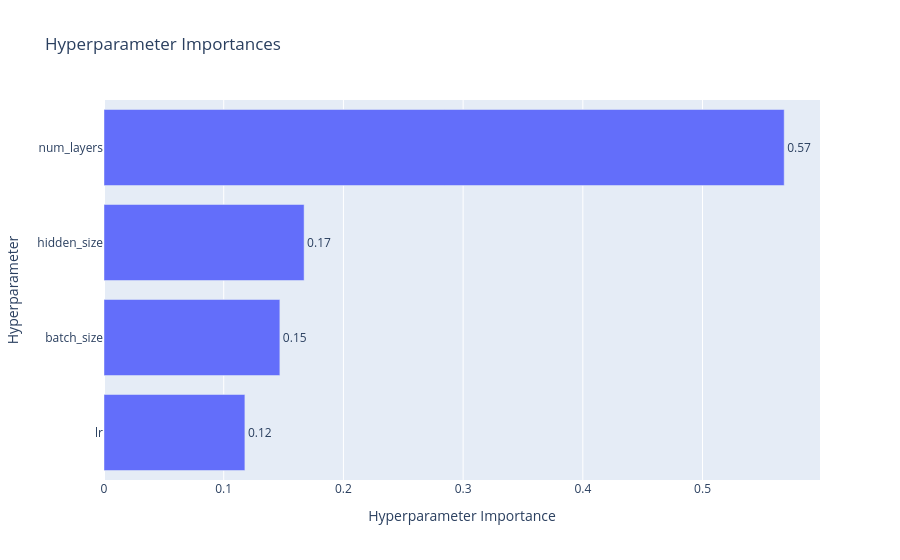

Notebook source saved alongside this figure:
### Code cell
vis.plot_param_importances(study)

### Figure 1 — Plotly figure (JSON) as saved in the notebook; plotly's stock layout.template omitted (floating-point values rounded to 4 significant figures)
{"data": [{"cliponaxis": false, "hovertemplate": ["lr (FloatDistribution): 0.11769262001216674<extra></extra>", "batch_size (CategoricalDistribution): 0.14691901457676043<extra></extra>", "hidden_size (IntDistribution): 0.16716862437472532<extra></extra>", "num_layers (IntDistribution): 0.5682197410363474<extra></extra>"], "name": "Objective Value", "orientation": "h", "text": ["0.12", "0.15", "0.17", "0.57"], "textposition": "outside", "type": "bar", "x": [0.1177, 0.1469, 0.1672, 0.5682], "y": ["lr", "batch_size", "hidden_size", "num_layers"]}], "layout": {"title": {"text": "Hyperparameter Importances"}, "xaxis": {"title": {"text": "Hyperparameter Importance"}}, "yaxis": {"title": {"text": "Hyperparameter"}}}}
